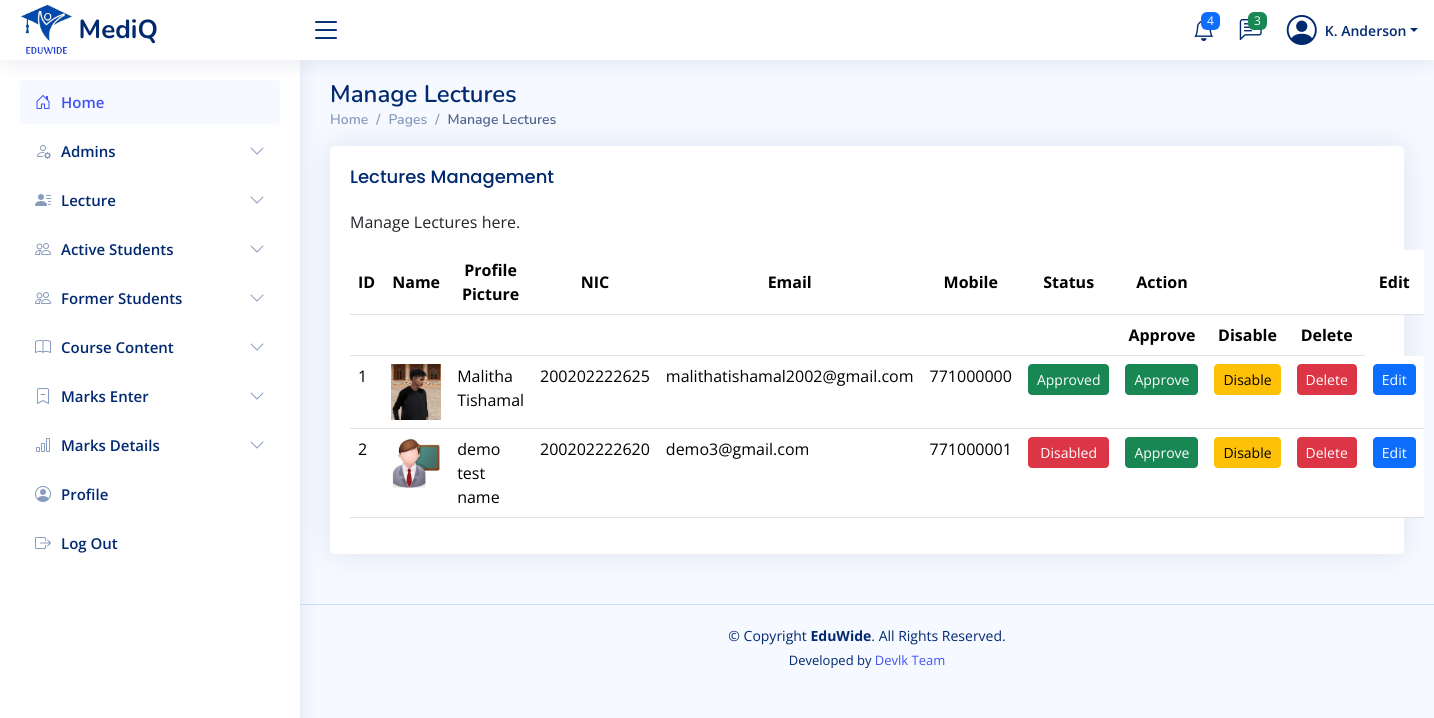
The app's page /admin/manage-lectures.php (signed in) with its own data.
### tables this page shows
CREATE TABLE `lectures` (
  `id` int(11) NOT NULL,
  `username` varchar(255) NOT NULL,
  `nic` varchar(20) NOT NULL,
  `email` varchar(255) NOT NULL,
  `mobile` varchar(15) DEFAULT NULL,
  `linkedin` varchar(200) NOT NULL,
  `blog` varchar(200) NOT NULL,
  `github` varchar(200) NOT NULL,
  `facebook` varchar(200) NOT NULL,
  `password` varchar(255) NOT NULL,
  `profile_picture` varchar(255) DEFAULT 'uploads/profile_pictures/default.png',
  `created_at` timestamp NOT NULL DEFAULT current_timestamp(),
  `status` varchar(20) DEFAULT 'pending'
);

### admin/manage-lectures.php (the view, shortened to what this page needs)
<?php
require_once '../includes/db-conn.php';
$sql = "SELECT * FROM lectures";
$result = $conn->query($sql);
?>
<!DOCTYPE html>
<html lang="en">
<head>
    <?php include_once("../includes/css-links-inc.php"); ?>
</head>
<body>
    <?php include_once("../includes/header.php") ?>
    <?php include_once("../includes/sadmin-sidebar.php") ?>
    <main id="main" class="main">
        <div class="pagetitle">
            <h1>Manage Lectures</h1>
            <nav>
                <ol class="breadcrumb">
                    <li class="breadcrumb-item"><a href="index.html">Home</a></li>
                    <li class="breadcrumb-item">Pages</li>
                    <li class="breadcrumb-item active">Manage Lectures</li>
                </ol>
            </nav>
        </div>
        <section class="section">
            <div class="row">
                <div class="col-lg-12">
                    <div class="card">
                        <div class="card-body">
                            <h5 class="card-title">Lectures Management</h5>
                            <p>Manage Lectures here.</p>
                            <table class="table datatable">
                                <thead class="align-middle text-center">
                                    <tr>
                                        <th>ID</th>
                                        <th>Name</th>
                                        <th>Profile Picture</th>
                                        <th>NIC</th>
                                        <th>Email</th>
                                        <th>Mobile</th>
                                        <th>Status</th>
                                        <th>Action</th>
                                        <th></th>
                                        <th></th>
                                        <th>Edit</th>
                                    </tr>
                                    <tr>
                                        <th colspan="7" class="text-center"></th>
                                        <th class="text-center">Approve</th>
                                        <th class="text-center">Disable</th>
                                        <th class="text-center">Delete</th>
                                    </tr>
                                </thead>
                                <tbody>
                                    <?php
                                    if ($result->num_rows > 0) {
                                        while ($row = $result->fetch_assoc()) {
                                            echo "<tr>";
                                            echo "<td>" . $row['id'] . "</td>";
                                            echo " <td><img src='../lectures/" . $row["profile_picture"] . "' alt='Profile' width='50'></td>";
                                            echo "<td>" . $row['username'] . "</td>";
                                            echo "<td>" . $row['nic'] . "</td>";
                                            echo "<td>" . $row['email'] . "</td>";
                                            echo "<td>" . $row['mobile'] . "</td>";
                                            echo "<td>";
                                            $status = strtolower($row['status']);
                                            if ($status === 'active' || $status === 'approved') {
                                                echo "<span class='btn btn-success btn-sm w-100 text-center'>Approved</span>";
                                            } elseif ($status === 'disabled') {
                                                echo "<span class='btn btn-danger btn-sm w-100 text-center'>Disabled</span>";
                                            } elseif ($status === 'pending') {
                                                echo "<span class='btn btn-warning btn-sm w-100 text-center'>Pending</span>";
                                            } else {
                                                echo "<span class='btn btn-secondary btn-sm w-100 text-center'>" . ucfirst($row['status']) . "</span>";
                                            }
                                            echo "</td>";
                                            echo "<td class='text-center'>
                                                    <button class='btn btn-success btn-sm w-100 approve-btn' data-id='" . $row['id'] . "'>Approve</button>
                                                  </td>";
                                            echo "<td class='text-center'>
                                                    <button class='btn btn-warning btn-sm w-100 disable-btn' data-id='" . $row['id'] . "'>Disable</button>
                                                  </td>";
                                            echo "<td class='text-center'>
                                                    <button class='btn btn-danger btn-sm w-100 delete-btn' data-id='" . $row['id'] . "'>Delete</button>
                                                  </td>";
                                            echo "<td class='text-center'>
                                                    <a href='edit-lecture.php?id=" . $row['id'] . "' class='btn btn-primary btn-sm w-100'>Edit</a>
                                                  </td>";
                                            echo "</tr>";
                                        }
                                    } else {
                                        echo "<tr><td colspan='9' class='text-center'>No users found.</td></tr>";
                                    }
                                    ?>
                                </tbody>
                            </table>
                        </div>
                    </div>
                </div>
            </div>
        </section>
    </main>
    <?php include_once("../includes/footer.php") ?>
</body>
</html>

### assets/css/style.css (style rules this page uses)
:root { scroll-behavior: smooth; }
body { font-family: "Open Sans", sans-serif; background: #f6f9ff; color: #444444; }
h1, h2, h3, h4, h5, h6 { font-family: "Nunito", sans-serif; }
#main { margin-top: 60px; padding: 20px 30px; transition: all 0.3s; }
.pagetitle { margin-bottom: 10px; }
.pagetitle h1 { font-size: 24px; margin-bottom: 0; font-weight: 600; color: #012970; }
.card { margin-bottom: 30px; border: none; border-radius: 5px; box-shadow: 0px 0 30px rgba(1, 41, 112, 0.1); }
.card-title { padding: 20px 0 15px 0; font-size: 18px; font-weight: 500; color: #012970; font-family: "Poppins", sans-serif; }
.card-body { padding: 0 20px 20px 20px; }
.breadcrumb { font-size: 14px; font-family: "Nunito", sans-serif; color: #899bbd; font-weight: 600; }
.breadcrumb a { color: #899bbd; transition: 0.3s; }
.breadcrumb .breadcrumb-item::before { color: #899bbd; }
.breadcrumb .active { color: #51678f; font-weight: 600; }
@media (min-width: 1200px) { #main, #footer { margin-left: 300px; } }

### records on screen
lectures: id "1", profile_picture (picture), username "Malitha Tishamal", nic "200202222625", email "malithatishamal2002@gmail.com", mobile "771000000", status "Approved"
lectures: id "2", profile_picture (placeholder picture), username "demo test name", nic "200202222620", email "demo3@gmail.com", mobile "771000001", status "Disabled"
